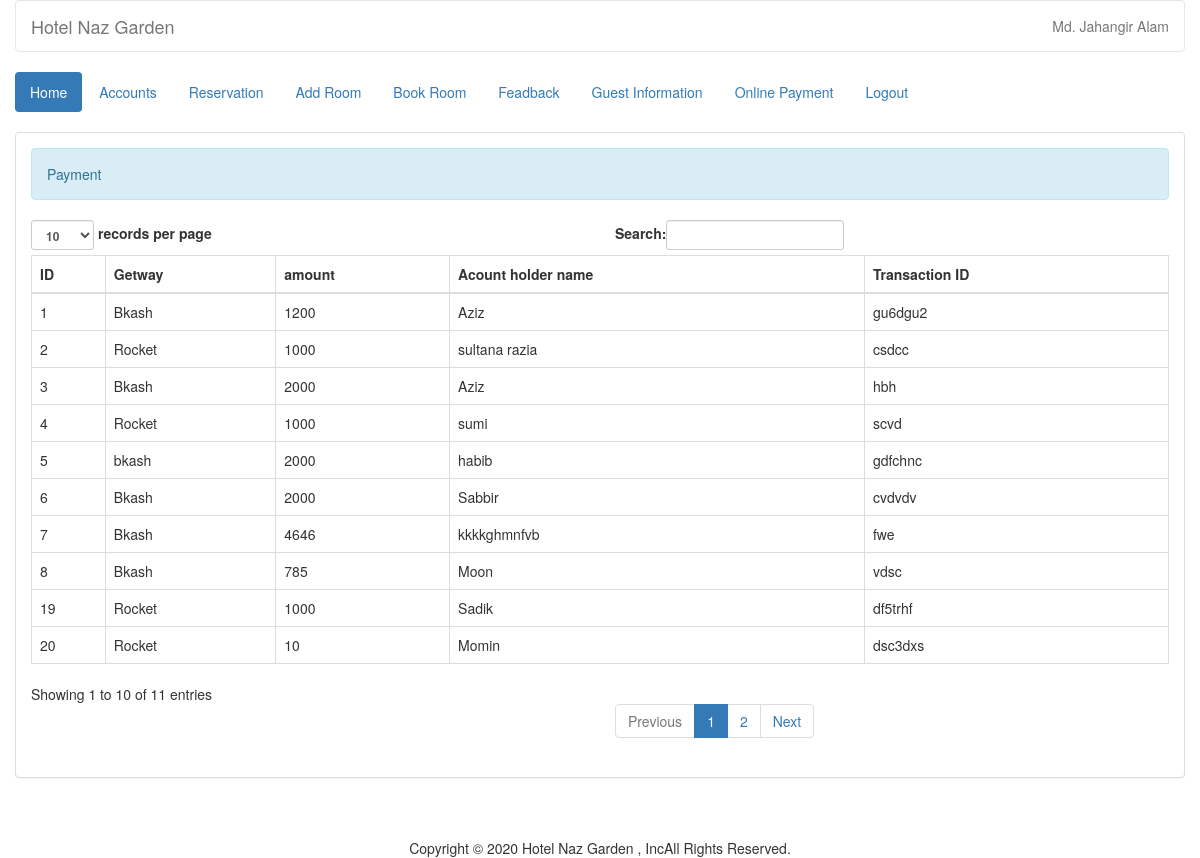
Page /admin/payment.php (signed in) on the committed database.
### tables this page shows
CREATE TABLE `tb_payment` (
  `p_id` int(11) NOT NULL,
  `getway` varchar(100) NOT NULL,
  `amount` int(100) NOT NULL,
  `a_name` varchar(100) NOT NULL,
  `t_id` varchar(100) DEFAULT NULL
);

### admin/name.php (called while the page is built)
<?php
	require 'connect.php';
	$query = $conn->query("SELECT * FROM `admin` WHERE `admin_id` =
		'$_SESSION[admin_id]'") or die(mysqli_error());
	$fetch = $query->fetch_array();
	$name = $fetch['name'];
?>

### admin/payment.php (the view, shortened to what this page needs)
<!DOCTYPE html>
<?php
	require 'name.php';
include 'header.php';?>
	<div class = "container-fluid">
		<div class = "panel panel-default">
			<div class = "panel-body">
				<div class = "alert alert-info">Payment</div>
				<table id = "table" class = "table table-bordered">
					<thead>
						<th> ID</th>
         <th> Getway</th>
         <th>amount </th>
         <th>Acount holder name</th>
  		 	<th>Transaction ID</th>
       </thead>
       <tbody>
         <?php
           $query = $conn->query("SELECT * FROM `tb_payment`") or die(mysqli_error());
           while($fetch = $query->fetch_array()){
         ?>
         <tr>
					 <td><?php echo $fetch['p_id']?></td>
           <td><?php echo $fetch['getway']?></td>
           <td><?php echo $fetch['amount']?></td>
           <td><?php echo $fetch['a_name']?></td>
           <td><?php echo $fetch['t_id']?></td>
         </tr>
         <?php
           }
         ?>
         </tbody>
         </table>
         </div>
         </div>
         </div>
       </body>
         </html>
<?php include 'footer.php'; ?>

### admin/header.php (shortened to what this page needs)
<html lang = "en">
	<head>
		</head>
		<link rel = "stylesheet" type = "text/css" href = "../css/bootstrap.css " />
		<link rel = "stylesheet" type = "text/css" href = "../css/style.css" />
<body>
		<div  class = "container-fluid">
	<nav style = "background-color:rgba(255, 255, 255, 0);" class = "navbar navbar-default">
			<div class = "navbar-header">
				<a class = "navbar-brand" >Hotel Naz Garden</a>
			</div>
			<ul class = "nav navbar-nav pull-right ">
				<li class = "dropdown">
					<a aria-haspopup="true" aria-expanded="false"><?php echo $name;?></a>
				</li>
			</ul>
		</div>
	<div class = "container-fluid">
		<ul class = "nav nav-pills">
			<li class = "active"><a href = "home.php">Home</a></li>
			<li><a href = "account.php">Accounts</a></li>
			<li><a href = "reserve.php">Reservation</a></li>
			<li><a href = "room.php">Add Room</a></li>
<li><a href = "reservation1.php">Book Room</a></li>
			<li><a href = "fead.php">Feadback</a></li>
			<li><a href = "guestview.php">Guest Information</a></li>
			<li><a href = "payment.php">Online Payment</a></li>
			<li><a href = "logout.php">Logout</a></li>
		</ul>
	</div>
	<br />
</body>
</html>

### rows in the picture
tb_payment: p_id "1", getway "Bkash", amount "1200", a_name "Aziz", t "gu6dgu2"
tb_payment: p_id "2", getway "Rocket", amount "1000", a_name "sultana razia", t "csdcc"
tb_payment: p_id "3", getway "Bkash", amount "2000", a_name "Aziz", t "hbh"
tb_payment: p_id "4", getway "Rocket", amount "1000", a_name "sumi", t "scvd"
tb_payment: p_id "5", getway "bkash", amount "2000", a_name "habib", t "gdfchnc"
tb_payment: p_id "6", getway "Bkash", amount "2000", a_name "Sabbir", t "cvdvdv"
tb_payment: p_id "7", getway "Bkash", amount "4646", a_name "kkkkghmnfvb", t "fwe"
tb_payment: p_id "8", getway "Bkash", amount "785", a_name "Moon", t "vdsc"
tb_payment: p_id "19", getway "Rocket", amount "1000", a_name "Sadik", t "df5trhf"
tb_payment: p_id "20", getway "Rocket", amount "10", a_name "Momin", t "dsc3dxs"

### other values in the picture
$name "Md. Jahangir Alam"
